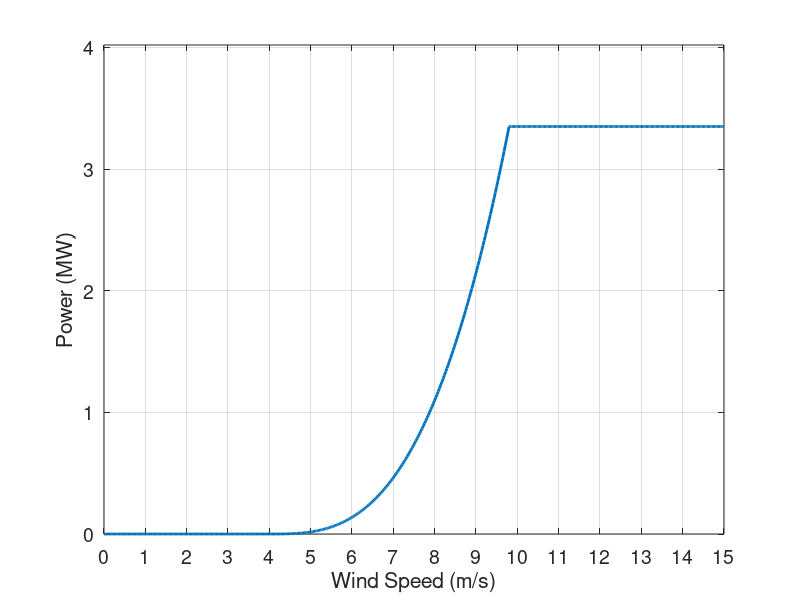

Reproduce this figure in MATLAB.
% Nicholas F. Baker
% IEA Task
% Optimization Only Case Study
% NREL 5MW Power Curve figure
% 31 May 2018
% Updated 15 Jun (Adjusted fr NREL 3.35 MW onshore reference turbine)
clear, close all;

PlotColor = [0,0.4470,0.7410]; % Blue
%PlotColor = [0.6350, 0.0780, 0.1840]; % Red
%PlotColor = [0,0.4470,0.7410]; % Yellow

%{
% NREL 5MW offshore reference turbine data
nMaxWind = 15;
nMaxPwr = 5;
Vci = 3;        % (m/s) Cut-In Wind Speed
Vrws = 11.4;    % (m/s) Rated Wind Speed
Vco = 25;       % (m/s) Cut-Out Wind Speed
PwrRtng = 5;    % MW.
%}

% NREL 3.35MW onshore reference turbine data
nMaxWind = 15;  % For figure (r) lateral limit 
nMaxPwr = 3.35;
Vci = 4;        % (m/s) Cut-In Wind Speed
Vrws = 9.8;     % (m/s) Rated Wind Speed
Vco = 25;       % (m/s) Cut-Out Wind Speed
PwrRtng = 3.35; % MW.
xValues = linspace(0,nMaxWind, 500);
yValues = linspace(0,nMaxPwr*1.2, 500);

for i = 1:length(xValues)
    if (xValues(i) < Vci) % If we haven't hit the cut-in speed
        yValues(i) = 0;    % Give no power
    elseif (Vci <= xValues(i)) && (xValues(i) <= Vrws)
        yValues(i) = PwrRtng * ((xValues(i) - Vci) / (Vrws - Vci))^3;
    elseif (xValues(i) > Vco) % If we pass the cut-out speed
        yValues(i) = 0;    % Give no power
    else    % If we're faster than the full rated wind speed, use the full 
        yValues(i) = PwrRtng;
    end
end

%%%%%%%%% adjust below
% Plot the farm
figure('DefaultAxesFontSize',14);

p1 = plot(xValues,yValues, 'Color', PlotColor, 'LineWidth', 2); % Draw our curve

axis([0 nMaxWind 0 nMaxPwr*1.2]);                 % Make all plots the same size
%nNumTicks = fix((2*PlotDimen)/ (nMinSpaceDiam*TurbDiam))/2;
xticks(0:1:nMaxWind);
ylabel('Power (MW)');
xlabel('Wind Speed (m/s)');
%title('Power Curve');
grid on
%pbaspect([1 1 1])                                                  % Make the plots actually square